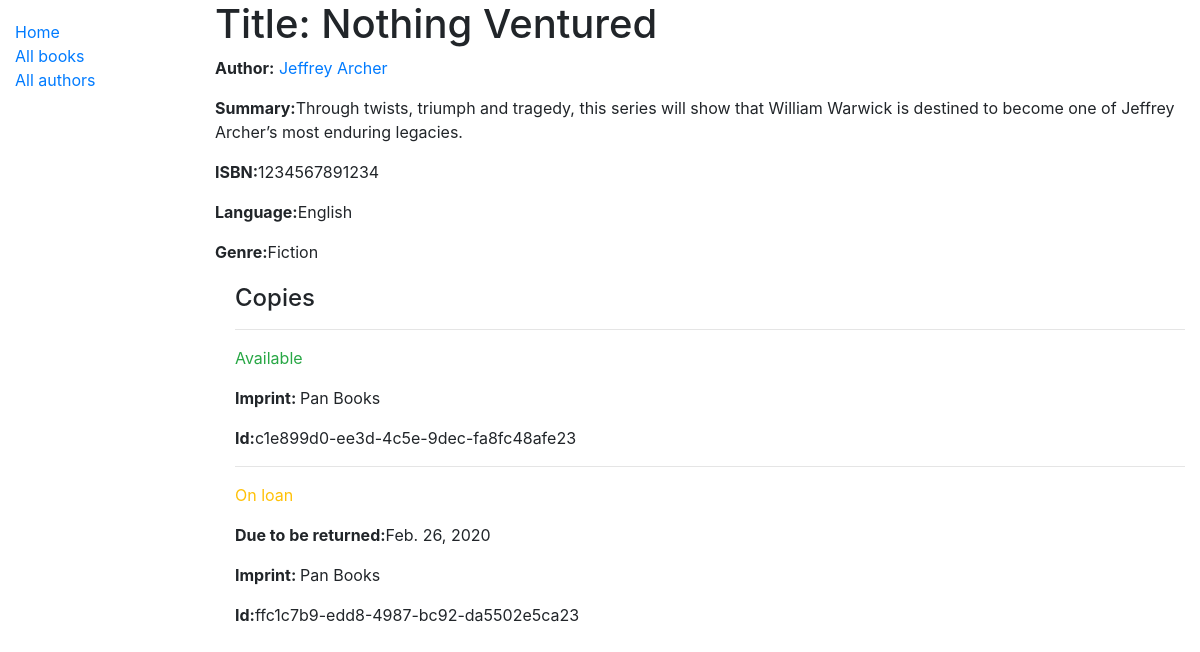
/catalog/books/1, run on the app's committed database.
### catalog/models.py (models this page shows, shortened)
class Book(models.Model):
    title = models.CharField(max_length=200)
    author = models.ForeignKey('Author',on_delete=models.SET_NULL,null=True)
    summary = models.TextField(max_length=1000,help_text='Enter a brief description of the book')
    isbn = models.CharField('ISBN',max_length=13,help_text='13 character <a href = "https://www.isbn-international.org/content/what-isbn">ISBN Number</a>')
    genre = models.ManyToManyField(Genre, help_text='Select a genre for this book')
    language = models.ForeignKey('Language',on_delete = models.SET_NULL,null=True)

class Author(models.Model):
    first_name = models.CharField(max_length=100)
    last_name = models.CharField(max_length=100)
    date_of_birth = models.DateField(null=True,blank=True)
    date_of_death = models.DateField('died',null=True,blank=True)
    class Meta:
        ordering = ['first_name','last_name']
    def __str__(self):
        return f'{self.first_name} {self.last_name}'

class Language(models.Model):
    name= models.CharField(max_length=200,help_text='Language in which the book is written')
    def __str__(self):
        return self.name

class Genre(models.Model):
    name = models.CharField(max_length=200,help_text="Enter a book genre (e.g. Science Fiction)")
    def __str__(self):
        return self.name

class BookInstance(models.Model):
    id = models.UUIDField(primary_key=True,default=uuid.uuid4,help_text='Unique id for this particular copy of the book')
    book = models.ForeignKey('Book',on_delete=models.SET_NULL,null=True)
    imprint = models.CharField(max_length=200)
    due_back = models.DateField(null=True, blank=True)
    LOAN_STATUS = (
        ('m','Maintenance'),
        ('o','On loan'),
        ('a','Available'),
        ('r','Reserved'),
    )
    status = models.CharField(
        max_length=1,
        choices=LOAN_STATUS,
        blank=True,
        default='m',
        help_text='Book Availability',
    )
    class Meta:
        ordering = ['due_back']

### catalog/views.py (the view)
# urls.py: path('books/<int:pk>',views.BookDetailView.as_view(),name='book-detail'),
class BookDetailView(generic.DetailView):
    model = Book

### catalog/templates/catalog/book_detail.html
{% extends 'base_generic.html' %}
{% block content %}
    <h1>Title: {{ book.title }}</h1>
    <p><strong>Author:</strong> <a href="{% url 'author-detail' book.author.pk %}">{{ book.author }}</a></p>
    <p><strong>Summary:</strong>{{ book.summary }}</p>
    <p><strong>ISBN:</strong>{{ book.isbn }}</p>
    <p><strong>Language:</strong>{{ book.language }}</p>
    <p><strong>Genre:</strong>{{ book.genre.all|join:"," }}</p>
    <div style="margin-left: 20px; margin-top: 20px">
        <h4>Copies</h4>
        {% for copy in book.bookinstance_set.all %}
            <hr>
            <p class="{% if copy.status == 'a' %}text-success{% elif copy.status == 'm' %}text-danger{% else %}text-warning{% endif %}">
                {{ copy.get_status_display }}
            </p>
            {% if copy.status != 'a' %}
            <p><strong>Due to be returned:</strong>{{ copy.due_back }}</p>
            {% endif %}
            <p><strong>Imprint: </strong>{{ copy.imprint }}</p>
            <p class="text-mutes"><strong>Id:</strong>{{ copy.id }}</p>
            {% endfor %}
    </div>
{% endblock %}

### catalog/templates/base_generic.html (shortened to what this page needs)
<!DOCTYPE html>
<html lang="en">
<head>
    <link rel="stylesheet" href="https://stackpath.bootstrapcdn.com/bootstrap/4.1.3/css/bootstrap.min.css">
    {% load static %}
    <link rel="stylesheet" href="{% static 'css/styles.css' %}">
</head>
<body>
    <div class="container-fluid">
        <div class="row">
            <div class="col-sm-2">
                {% block sideber %}
                <ul class="sidebar-nav">
                    <li><a href="{% url 'index'%}">Home</a></li>
                    <li><a href="{% url 'books' %}">All books</a></li>
                    <li><a href="{% url 'authors' %}">All authors</a></li>
                </ul>
                {% endblock %}
            </div>
            <div class="col-sm-10">{% block content %}{% endblock %}
            </div>
        </div>
    </div>
</body>
</html>

### catalog/static/css/styles.css (style rules this page uses)
.sidebar-nav { margin-top: 20px; padding: 0; list-style: none; }

### data on the page
Book: title "Nothing Ventured", author "Jeffrey Archer", summary "Through twists, triumph and tragedy, this series will show that William Warwick is destined to become one of Jeffrey Archer’s most enduring legacies.", isbn "1234567891234", language "English", genre.all "Fiction"
BookInstance: status "Available", imprint "Pan Books", id "c1e899d0-ee3d-4c5e-9dec-fa8fc48afe23"
BookInstance: status "On loan", due_back "Feb. 26, 2020", imprint "Pan Books", id "ffc1c7b9-edd8-4987-bc92-da5502e5ca23"
